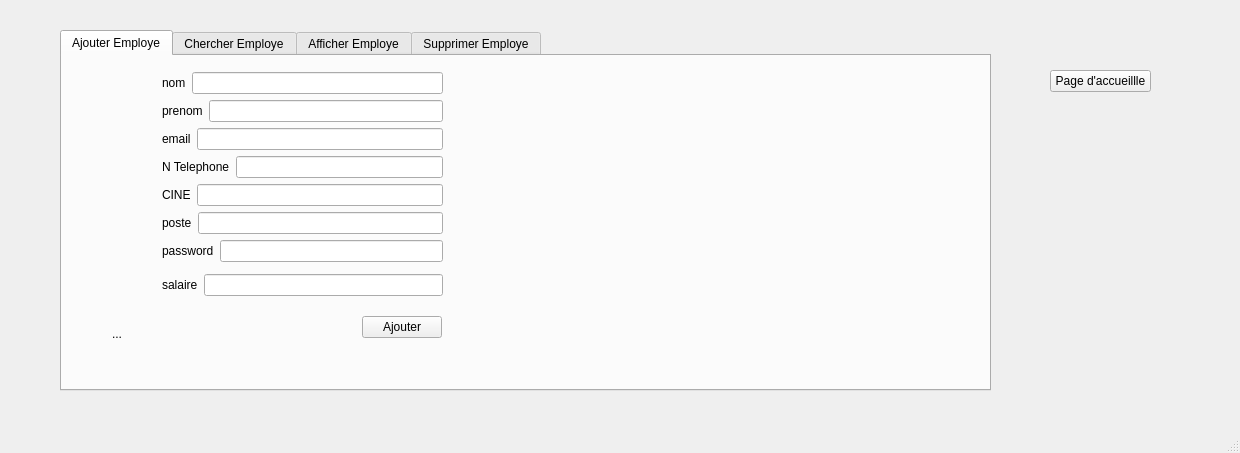
<?xml version="1.0" encoding="UTF-8"?>
<ui version="4.0">
 <class>GestionEmploye</class>
 <widget class="QMainWindow" name="GestionEmploye">
  <property name="geometry">
   <rect>
    <x>0</x>
    <y>0</y>
    <width>1240</width>
    <height>453</height>
   </rect>
  </property>
  <property name="windowTitle">
   <string>MainWindow</string>
  </property>
  <widget class="QWidget" name="centralwidget">
   <widget class="QTabWidget" name="tabWidget_2">
    <property name="geometry">
     <rect>
      <x>60</x>
      <y>30</y>
      <width>931</width>
      <height>361</height>
     </rect>
    </property>
    <property name="currentIndex">
     <number>0</number>
    </property>
    <widget class="QWidget" name="tab_5">
     <attribute name="title">
      <string>Ajouter Employe</string>
     </attribute>
     <widget class="QPushButton" name="pushButton_2">
      <property name="geometry">
       <rect>
        <x>300</x>
        <y>260</y>
        <width>80</width>
        <height>22</height>
       </rect>
      </property>
      <property name="text">
       <string>Ajouter</string>
      </property>
     </widget>
     <widget class="QLabel" name="conne">
      <property name="geometry">
       <rect>
        <x>50</x>
        <y>270</y>
        <width>221</width>
        <height>16</height>
       </rect>
      </property>
      <property name="text">
       <string>...</string>
      </property>
     </widget>
     <widget class="QWidget" name="layoutWidget_2">
      <property name="geometry">
       <rect>
        <x>100</x>
        <y>10</y>
        <width>281</width>
        <height>238</height>
       </rect>
      </property>
      <layout class="QVBoxLayout" name="verticalLayout_3">
       <item>
        <layout class="QVBoxLayout" name="verticalLayout">
         <item>
          <layout class="QHBoxLayout" name="horizontalLayout_3">
           <item>
            <widget class="QLabel" name="label_6">
             <property name="text">
              <string>nom</string>
             </property>
            </widget>
           </item>
           <item>
            <widget class="QLineEdit" name="nom"/>
           </item>
          </layout>
         </item>
         <item>
          <layout class="QHBoxLayout" name="horizontalLayout_4">
           <item>
            <widget class="QLabel" name="label_4">
             <property name="text">
              <string>prenom</string>
             </property>
            </widget>
           </item>
           <item>
            <widget class="QLineEdit" name="prenom"/>
           </item>
          </layout>
         </item>
         <item>
          <layout class="QHBoxLayout" name="horizontalLayout_5">
           <item>
            <widget class="QLabel" name="label_5">
             <property name="text">
              <string>email</string>
             </property>
            </widget>
           </item>
           <item>
            <widget class="QLineEdit" name="email"/>
           </item>
          </layout>
         </item>
         <item>
          <layout class="QHBoxLayout" name="horizontalLayout_6">
           <item>
            <widget class="QLabel" name="label_7">
             <property name="text">
              <string>N Telephone</string>
             </property>
            </widget>
           </item>
           <item>
            <widget class="QLineEdit" name="telephone"/>
           </item>
          </layout>
         </item>
         <item>
          <layout class="QHBoxLayout" name="horizontalLayout_12">
           <item>
            <widget class="QLabel" name="label_8">
             <property name="text">
              <string>CINE</string>
             </property>
            </widget>
           </item>
           <item>
            <widget class="QLineEdit" name="CINE"/>
           </item>
          </layout>
         </item>
         <item>
          <layout class="QHBoxLayout" name="horizontalLayout_13">
           <item>
            <widget class="QLabel" name="label_14">
             <property name="text">
              <string>poste</string>
             </property>
            </widget>
           </item>
           <item>
            <widget class="QLineEdit" name="poste"/>
           </item>
          </layout>
         </item>
         <item>
          <layout class="QHBoxLayout" name="horizontalLayout_14">
           <item>
            <widget class="QLabel" name="label_15">
             <property name="text">
              <string>password</string>
             </property>
            </widget>
           </item>
           <item>
            <widget class="QLineEdit" name="password"/>
           </item>
          </layout>
         </item>
        </layout>
       </item>
       <item>
        <layout class="QHBoxLayout" name="horizontalLayout_15">
         <item>
          <widget class="QLabel" name="label_16">
           <property name="text">
            <string>salaire</string>
           </property>
          </widget>
         </item>
         <item>
          <widget class="QLineEdit" name="salaire"/>
         </item>
        </layout>
       </item>
      </layout>
     </widget>
    </widget>
    <widget class="QWidget" name="tab_6">
     <attribute name="title">
      <string>Chercher Employe</string>
     </attribute>
     <widget class="QTableWidget" name="tableWidgetEmploye_2">
      <property name="geometry">
       <rect>
        <x>0</x>
        <y>40</y>
        <width>911</width>
        <height>291</height>
       </rect>
      </property>
      <column>
       <property name="text">
        <string>ID Client</string>
       </property>
      </column>
      <column>
       <property name="text">
        <string>Nom</string>
       </property>
      </column>
      <column>
       <property name="text">
        <string>Prenom</string>
       </property>
      </column>
      <column>
       <property name="text">
        <string>Email</string>
       </property>
      </column>
      <column>
       <property name="text">
        <string>N Telephone</string>
       </property>
      </column>
      <column>
       <property name="text">
        <string>CNIE</string>
       </property>
      </column>
      <column>
       <property name="text">
        <string>poste</string>
       </property>
      </column>
      <column>
       <property name="text">
        <string>salaire</string>
       </property>
      </column>
      <column>
       <property name="text">
        <string>password</string>
       </property>
      </column>
     </widget>
     <widget class="QWidget" name="layoutWidget">
      <property name="geometry">
       <rect>
        <x>10</x>
        <y>0</y>
        <width>441</width>
        <height>24</height>
       </rect>
      </property>
      <layout class="QHBoxLayout" name="horizontalLayout_2">
       <item>
        <widget class="QLabel" name="label_2">
         <property name="text">
          <string>CNIE</string>
         </property>
        </widget>
       </item>
       <item>
        <widget class="QLineEdit" name="messagechercher"/>
       </item>
       <item>
        <widget class="QPushButton" name="chercher">
         <property name="text">
          <string>chercher</string>
         </property>
        </widget>
       </item>
      </layout>
     </widget>
    </widget>
    <widget class="QWidget" name="tab_7">
     <attribute name="title">
      <string>Afficher Employe</string>
     </attribute>
     <widget class="QTableWidget" name="tableWidgetEmploye">
      <property name="geometry">
       <rect>
        <x>0</x>
        <y>0</y>
        <width>911</width>
        <height>291</height>
       </rect>
      </property>
      <column>
       <property name="text">
        <string>ID Client</string>
       </property>
      </column>
      <column>
       <property name="text">
        <string>Nom</string>
       </property>
      </column>
      <column>
       <property name="text">
        <string>Prenom</string>
       </property>
      </column>
      <column>
       <property name="text">
        <string>Email</string>
       </property>
      </column>
      <column>
       <property name="text">
        <string>N Telephone</string>
       </property>
      </column>
      <column>
       <property name="text">
        <string>CNIE</string>
       </property>
      </column>
      <column>
       <property name="text">
        <string>poste</string>
       </property>
      </column>
      <column>
       <property name="text">
        <string>salaire</string>
       </property>
      </column>
      <column>
       <property name="text">
        <string>password</string>
       </property>
      </column>
     </widget>
     <widget class="QPushButton" name="ButtonMise">
      <property name="geometry">
       <rect>
        <x>60</x>
        <y>300</y>
        <width>80</width>
        <height>22</height>
       </rect>
      </property>
      <property name="text">
       <string>Maise à jour </string>
      </property>
     </widget>
    </widget>
    <widget class="QWidget" name="tab_8">
     <attribute name="title">
      <string>Supprimer Employe</string>
     </attribute>
     <widget class="QLabel" name="message_2">
      <property name="geometry">
       <rect>
        <x>20</x>
        <y>80</y>
        <width>311</width>
        <height>16</height>
       </rect>
      </property>
      <property name="text">
       <string>..</string>
      </property>
     </widget>
     <widget class="QWidget" name="layoutWidget">
      <property name="geometry">
       <rect>
        <x>20</x>
        <y>10</y>
        <width>441</width>
        <height>24</height>
       </rect>
      </property>
      <layout class="QHBoxLayout" name="horizontalLayout">
       <item>
        <widget class="QLabel" name="label">
         <property name="text">
          <string>CNIE</string>
         </property>
        </widget>
       </item>
       <item>
        <widget class="QLineEdit" name="messagesupprimer"/>
       </item>
       <item>
        <widget class="QPushButton" name="supprimerButton_2">
         <property name="text">
          <string>supprimer</string>
         </property>
        </widget>
       </item>
      </layout>
     </widget>
    </widget>
   </widget>
   <widget class="QPushButton" name="pushButton">
    <property name="geometry">
     <rect>
      <x>1050</x>
      <y>70</y>
      <width>101</width>
      <height>22</height>
     </rect>
    </property>
    <property name="text">
     <string>Page d'accueillle</string>
    </property>
   </widget>
  </widget>
  <widget class="QMenuBar" name="menubar">
   <property name="geometry">
    <rect>
     <x>0</x>
     <y>0</y>
     <width>1240</width>
     <height>21</height>
    </rect>
   </property>
  </widget>
  <widget class="QStatusBar" name="statusbar"/>
 </widget>
 <resources/>
 <connections/>
</ui>
